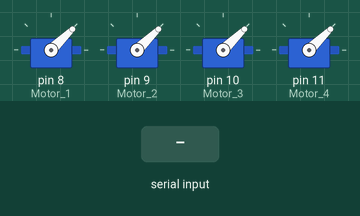
This sketch was run on a simulated Arduino Uno, built with avr-gcc and run on an emulated ATmega328P. On the bench: 4 × servo. Inputs (shaded band) come from the test bench.

Above: at 1.2 s.
1.3 s: "90,45\n" received over Serial
At 2.0 s:
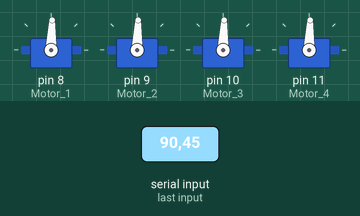
2.8 s: "30,150\n" received over Serial
At 3.2 s:
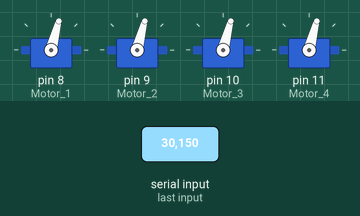
4.3 s: "200\n" received over Serial
At 5.5 s:
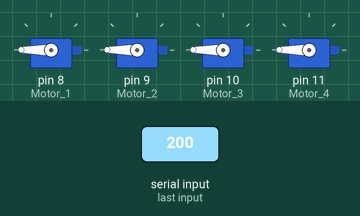
5.8 s: "90\n" received over Serial
At 6.7 s:
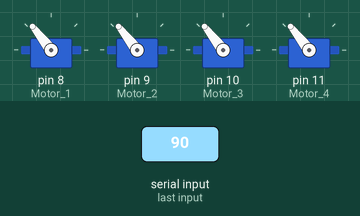
Timing chart, 0 to 8.3 s (numbered marks = the images above; inputs shaded):
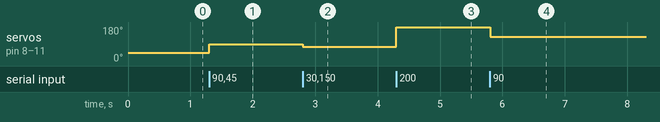

Measured:
- after the input at 1.3 s, servo on pin 8 (Motor_1), servo on pin 9 (Motor_2), servo on pin 10 (Motor_3), servo on pin 11 (Motor_4): 44° → 88° at once
- after the input at 2.8 s, servo on pin 8 (Motor_1), servo on pin 9 (Motor_2), servo on pin 10 (Motor_3), servo on pin 11 (Motor_4): 88° → 75° at once
- after the input at 4.3 s, servo on pin 8 (Motor_1), servo on pin 9 (Motor_2), servo on pin 10 (Motor_3), servo on pin 11 (Motor_4): 75° → 180° at once
- after the input at 5.8 s, servo on pin 8 (Motor_1), servo on pin 9 (Motor_2), servo on pin 10 (Motor_3), servo on pin 11 (Motor_4): 180° → 128° at once

The sketch:

Arduino_Motors.ino
```cpp
// Author: Guy Hasewinkel
// System: Propulsio rig
// Program: Propulsion rig motor script

// Imported libraries
#include <Servo.h>

// Pin configuration
byte Motor_1 = 8;
byte Motor_2 = 9;
byte Motor_3 = 10;
byte Motor_4 = 11;

// Instances from libraries
Servo motor_1;
Servo motor_2;
Servo motor_3;
Servo motor_4;

// Variables for PWM
int new_PWM = 1000;
int old_PWM = 1000;
int commanded_PWM = 0;

// Set-up
void setup() {
  // Open serial monitor to write PWM values to motors
  Serial.begin(2000000); // Maximum baud rate

  // Attatch instance of motors
  motor_1.attach(Motor_1);
  motor_2.attach(Motor_2);
  motor_3.attach(Motor_3);
  motor_4.attach(Motor_4);
}

// Main loop function
void loop() {
  // Check if there is something on the serial monitor
  if(Serial.available()>0){
    // Retrieve value on the serial monitor
    commanded_PWM = Serial.parseInt();

    // Check if the value is not the default sent value
    if (commanded_PWM != 0){
      // Map the 0 to 100 duty cycle command to the ESC configured PWM range
      new_PWM = map(commanded_PWM, 0, 100, 1039, 1961);
    }
  }

  // Only change the written PWM value if it has changed
  if(new_PWM != old_PWM){
    old_PWM = new_PWM;
  }

  // Write the PWM value to the motors
  motor_1.write(old_PWM);
  motor_2.write(old_PWM);
  motor_3.write(old_PWM);
  motor_4.write(old_PWM);
}
```
